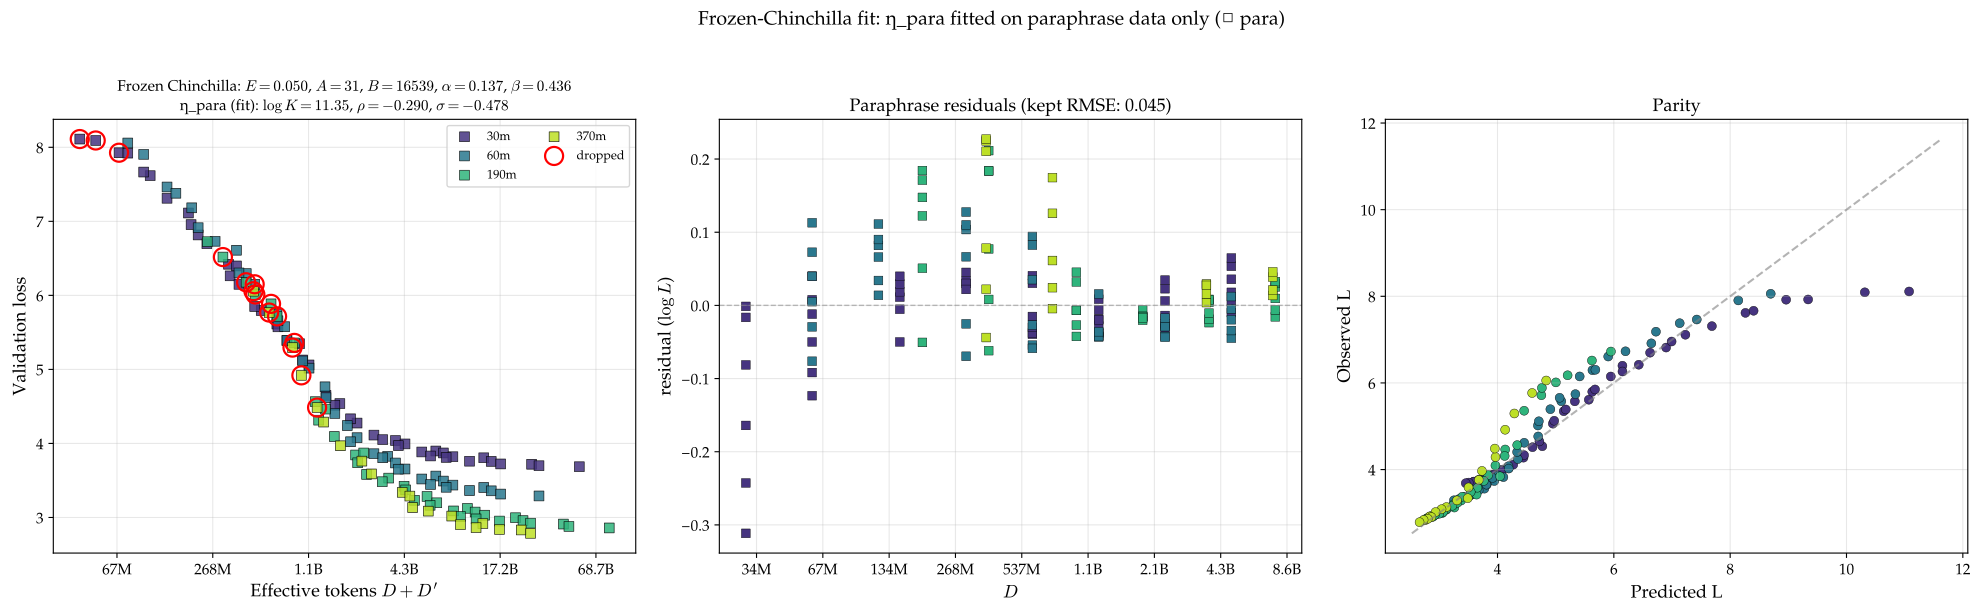

Recreate this plot in Python.
"""
Frozen-Chinchilla fit: η_para only.

Stage 1 is *not* re-fitted. The shared Chinchilla parameters are pinned to
the writeup_final / one-shot rep+1ep headline values:

    E = 0.050,  A = 31,  B = 16,539,  α = 0.137,  β = 0.436

(Plus η_rep set to its writeup_final values — only used for completeness;
this script fits on paraphrase data only, so η_rep never enters the loss.)

Functional form (paraphrase points only):

    L(N, D, D'; para) = E + A/N^α + B / (D + η_para(D, D'; N) · D')^β
    η_para(D, D'; N) = R*_para · (1 − e^{−x/R*_para}) / x,    x = D'/D
    log R*_para     = log K_para + ρ_para · log(D/N) + σ_para · log N

Procedure:
    Stage 2.  Fit (log K_para, ρ_para, σ_para) on paraphrase data with all
              other parameters held at their frozen values.
    Stage 3.  Iterative residual-greedy drop sweep on paraphrase points,
              warm-starting η_para at every k.

Output:
    fit_joint_freeze.json — canonical-k summary.
    fit_joint_freeze.pdf  — diagnostic plot.
"""

import glob
import json
import os
import sys
from typing import Dict

import matplotlib.pyplot as plt
import numpy as np
import torch
from matplotlib import font_manager
from matplotlib.ticker import FuncFormatter

sys.path.insert(0, os.path.dirname(__file__))

# Palatino styling
for _f in glob.glob("/usr/share/fonts/urw-base35/P052-*.otf"):
    font_manager.fontManager.addfont(_f)
plt.rcParams.update({
    "font.family":      "serif",
    "font.serif":       ["P052", "Palatino", "TeX Gyre Pagella", "serif"],
    "mathtext.fontset": "cm",
    "font.size":        12,
    "axes.titlesize":   13,
    "axes.labelsize":   13,
    "xtick.labelsize":  11,
    "ytick.labelsize":  11,
    "legend.fontsize":  10,
    "figure.titlesize": 14,
})

from data import SIZES, extract_paraphrase, load_with_para  # noqa: E402
from fit_joint_triple import (SOURCE_NONE, SOURCE_PARA, SOURCE_REPEAT,  # noqa: E402
                                PARA_GRID, fmt_tokens,
                                make_triple_forward)
from fit_lse import fit_lse  # noqa: E402

SCRIPT_DIR = os.path.dirname(os.path.abspath(__file__))
DELTA = 0.1

# Sizes excluded from the paraphrase pool (14M is excluded by default — it
# extrapolates poorly in the joint repetition fits as well).
EXCLUDE_SIZES = {"14m"}

# ──────────────────────────────────────────────────────────────────────
# Frozen Stage-1 parameters (writeup_final / one-shot rep+1ep, k=15)
# ──────────────────────────────────────────────────────────────────────

FROZEN_E     = 0.050
FROZEN_A     = 31.0
FROZEN_B     = 16539.0
FROZEN_ALPHA = 0.137
FROZEN_BETA  = 0.436

# η_rep is unused (we fit on paraphrase only), but the triple-forward needs
# values to evaluate. Pin to writeup_final reference for transparency.
FROZEN_LOG_K_REP = 10.32
FROZEN_RHO_REP   = -0.270
FROZEN_SIGMA_REP = -0.388

FROZEN_FULL: Dict[str, float] = {
    "e":         float(np.log(FROZEN_E)),
    "a":         float(np.log(FROZEN_A)),
    "b":         float(np.log(FROZEN_B)),
    "alpha":     FROZEN_ALPHA,
    "beta":      FROZEN_BETA,
    "log_K_rep": FROZEN_LOG_K_REP,
    "rho_rep":   FROZEN_RHO_REP,
    "sigma_rep": FROZEN_SIGMA_REP,
}


# ──────────────────────────────────────────────────────────────────────
# Data
# ──────────────────────────────────────────────────────────────────────

def collect_para_only():
    """Pool paraphrase points across all sizes that have parap_datasets,
    skipping any size in EXCLUDE_SIZES."""
    tags, Ns, Ds, Dps, Ls, src = [], [], [], [], [], []
    for size in SIZES:
        if size in EXCLUDE_SIZES:
            continue
        N, datasets, parap = load_with_para(size)
        if not parap:
            continue
        _, D_, _, Dp_, L_, _ = extract_paraphrase(
            datasets, parap, N, scale_min=0.0)
        for d, dp, l in zip(D_, Dp_, L_):
            tags.append(size); Ns.append(N); Ds.append(d); Dps.append(dp)
            Ls.append(l); src.append(SOURCE_PARA)
    return dict(
        tags=np.array(tags),
        N=np.array(Ns, dtype=np.float64),
        D=np.array(Ds, dtype=np.float64),
        Dp=np.array(Dps, dtype=np.float64),
        L=np.array(Ls, dtype=np.float64),
        source=np.array(src, dtype=np.int64),
    )


# ──────────────────────────────────────────────────────────────────────
# Fitting
# ──────────────────────────────────────────────────────────────────────

def _wrap_fixed(forward_fn, fixed_params):
    fixed_t = {k: torch.tensor(float(v), dtype=torch.float64)
               for k, v in fixed_params.items()}

    def fwd(p):
        return forward_fn({**p, **fixed_t})

    return fwd


def stage2_para_only(data, fixed_params, delta=DELTA):
    """Fit only η_para (3 params); all 8 frozen params held fixed."""
    base = make_triple_forward(
        data["N"], data["D"], data["Dp"], data["source"])
    fwd = _wrap_fixed(base, fixed_params)
    init_grid = list(PARA_GRID)
    log_L = torch.tensor(np.log(data["L"]), dtype=torch.float64)
    return fit_lse(fwd, log_L, init_grid, delta=delta, verbose=False)


def topk_drop_sweep(data, init_para_params, fixed_params, k_values,
                     delta=DELTA):
    """Iterative residual drop with η_para refit at each step."""
    base_full = make_triple_forward(
        data["N"], data["D"], data["Dp"], data["source"])
    fwd_full = _wrap_fixed(base_full, fixed_params)
    last = dict(init_para_params)
    keep = np.ones(len(data["L"]), dtype=bool)
    cumulative = []
    out = {}
    for k in sorted(set(k_values)):
        while len(cumulative) < k:
            grid = [{kk: float(vv) for kk, vv in last.items()}]
            base = make_triple_forward(
                data["N"][keep], data["D"][keep],
                data["Dp"][keep], data["source"][keep])
            fwd = _wrap_fixed(base, fixed_params)
            log_L = torch.tensor(np.log(data["L"][keep]), dtype=torch.float64)
            res = fit_lse(fwd, log_L, grid, delta=delta, verbose=False)
            with torch.no_grad():
                p_t = {kk: torch.tensor(v, dtype=torch.float64)
                       for kk, v in res["params"].items()}
                pred_full = fwd_full(p_t).numpy()
            resid = np.log(data["L"]) - pred_full
            ar = np.abs(resid); ar[~keep] = -1.0
            worst = int(np.argmax(ar))
            cumulative.append(worst); keep[worst] = False
            last = res["params"]
        # Final fit at this k
        grid = [{kk: float(vv) for kk, vv in last.items()}]
        base = make_triple_forward(
            data["N"][keep], data["D"][keep],
            data["Dp"][keep], data["source"][keep])
        fwd = _wrap_fixed(base, fixed_params)
        log_L = torch.tensor(np.log(data["L"][keep]), dtype=torch.float64)
        res = fit_lse(fwd, log_L, grid, delta=delta, verbose=False)
        last = res["params"]
        with torch.no_grad():
            p_t = {kk: torch.tensor(v, dtype=torch.float64)
                   for kk, v in res["params"].items()}
            pred_full = fwd_full(p_t).numpy()
        full_params = {**res["params"],
                        **{k: float(v) for k, v in fixed_params.items()}}
        out[k] = dict(params=full_params,
                       pred_full=pred_full,
                       keep=keep.copy(),
                       dropped=list(cumulative))
    return out


def _summary(data, params, pred_full, keep):
    log_L = np.log(data["L"])
    resid = log_L - pred_full
    out = dict(rmse_full=float(np.sqrt(np.mean(resid ** 2))),
               rmse_kept=float(np.sqrt(np.mean(resid[keep] ** 2))))
    m = (data["source"] == SOURCE_PARA)
    mk = m & keep
    out["n_para"] = int(m.sum())
    out["n_para_kept"] = int(mk.sum())
    out["rmse_para"] = (float(np.sqrt(np.mean(resid[mk] ** 2)))
                          if mk.any() else float("nan"))
    return out


def pick_canonical_k(sweep, data, k_values, tol=0.001):
    """First k whose para-RMSE plateaus vs the previous k (Δ < tol)."""
    rmses = []
    for k in k_values:
        s = _summary(data, sweep[k]["params"],
                     sweep[k]["pred_full"], sweep[k]["keep"])
        rmses.append(s["rmse_para"])
    for i in range(1, len(rmses)):
        if abs(rmses[i] - rmses[i - 1]) < tol:
            return k_values[i]
    return k_values[-1]


# ──────────────────────────────────────────────────────────────────────
# Plot
# ──────────────────────────────────────────────────────────────────────

def plot_diagnostic(data, pred_full, keep, dropped, params, summary, path):
    sizes = sorted(set(data["tags"].tolist()), key=lambda t: SIZES[t][0])
    cmap = plt.cm.viridis(np.linspace(0.15, 0.9, len(sizes)))
    color_of = {s: cmap[i] for i, s in enumerate(sizes)}

    log_L = np.log(data["L"])
    resid = log_L - pred_full

    fig, axes = plt.subplots(1, 3, figsize=(20, 6))
    ax_data, ax_res, ax_par = axes

    for tag in sizes:
        m = data["tags"] == tag
        c = color_of[tag]
        ax_data.scatter(data["D"][m] + data["Dp"][m], data["L"][m],
                        s=50, color=c, edgecolors="k", linewidths=0.5,
                        marker="s", alpha=0.85, zorder=3, label=tag)
        ax_res.scatter(data["D"][m], resid[m], s=40, color=c,
                       edgecolors="k", linewidths=0.3, marker="s")
        ax_par.scatter(np.exp(pred_full[m]), data["L"][m], s=42, color=c,
                       edgecolors="k", linewidths=0.3)

    if len(dropped):
        dmask = np.zeros(len(data["L"]), dtype=bool); dmask[dropped] = True
        ax_data.scatter(data["D"][dmask] + data["Dp"][dmask],
                        data["L"][dmask], s=170, facecolors="none",
                        edgecolors="red", linewidths=1.6, zorder=10,
                        label="dropped")

    ax_data.set_xscale("log", base=2)
    ax_data.xaxis.set_major_formatter(FuncFormatter(fmt_tokens))
    ax_data.set_xlabel(r"Effective tokens $D + D'$")
    ax_data.set_ylabel("Validation loss")
    ax_data.legend(loc="upper right", ncol=2, fontsize=9)
    ax_data.grid(alpha=0.3)
    p = params
    ax_data.set_title(
        rf"Frozen Chinchilla: $E={np.exp(p['e']):.3f}$, "
        rf"$A={np.exp(p['a']):.0f}$, "
        rf"$B={np.exp(p['b']):.0f}$, $\alpha={p['alpha']:.3f}$, "
        rf"$\beta={p['beta']:.3f}$" + "\n"
        rf"η_para (fit): $\log K={p['log_K_para']:.2f}$, "
        rf"$\rho={p['rho_para']:+.3f}$, "
        rf"$\sigma={p['sigma_para']:+.3f}$",
        fontsize=11)

    ax_res.axhline(0, color="gray", linestyle="--", linewidth=1, alpha=0.5)
    ax_res.set_xscale("log", base=2)
    ax_res.xaxis.set_major_formatter(FuncFormatter(fmt_tokens))
    ax_res.set_xlabel(r"$D$")
    ax_res.set_ylabel(r"residual ($\log L$)")
    ax_res.set_title(rf"Paraphrase residuals "
                     rf"(kept RMSE: {summary['rmse_para']:.3f})")
    ax_res.grid(alpha=0.3)

    lo = min(np.exp(pred_full).min(), data["L"].min()) * 0.95
    hi = max(np.exp(pred_full).max(), data["L"].max()) * 1.05
    ax_par.plot([lo, hi], [lo, hi], "--", color="gray", alpha=0.6)
    ax_par.set_xlabel("Predicted L")
    ax_par.set_ylabel("Observed L")
    ax_par.set_title("Parity")
    ax_par.grid(alpha=0.3)

    fig.suptitle(
        "Frozen-Chinchilla fit: η_para fitted on paraphrase data only "
        "(□ para)",
        fontsize=14, y=1.02)
    fig.tight_layout()
    fig.savefig(path, bbox_inches="tight")
    plt.close(fig)
    print(f"Saved {path}")


# ──────────────────────────────────────────────────────────────────────
# Main
# ──────────────────────────────────────────────────────────────────────

def _print_params(label, p):
    print(f"  {label}")
    print(f"    Chinchilla: E={np.exp(p['e']):.4f}  A={np.exp(p['a']):.2f}  "
          f"B={np.exp(p['b']):.2f}  α={p['alpha']:.4f}  β={p['beta']:.4f}")
    if "log_K_rep" in p:
        print(f"    η_rep:      log K={p['log_K_rep']:.2f}  "
              f"ρ={p['rho_rep']:+.3f}  σ={p['sigma_rep']:+.3f}  (frozen)")
    if "log_K_para" in p:
        print(f"    η_para:     log K={p['log_K_para']:.2f}  "
              f"ρ={p['rho_para']:+.3f}  σ={p['sigma_para']:+.3f}")


def main():
    print("=" * 96)
    print("Frozen-Chinchilla fit: paraphrase-only η_para over pinned "
          "Stage-1 params")
    print("=" * 96)

    data = collect_para_only()
    excl = sorted(EXCLUDE_SIZES) if EXCLUDE_SIZES else "(none)"
    print(f"\nPooled (paraphrase only): n_total={len(data['L'])}  "
          f"[excluded sizes: {excl}]")
    sizes_seen = sorted(set(data["tags"].tolist()),
                        key=lambda t: SIZES[t][0])
    counts = {t: int((data["tags"] == t).sum()) for t in sizes_seen}
    print(f"  per-size counts: {counts}")

    print("\n[Stage 1] FROZEN — using writeup_final headline values:")
    print(f"  E={FROZEN_E}, A={FROZEN_A}, B={FROZEN_B}, "
          f"α={FROZEN_ALPHA}, β={FROZEN_BETA}")
    print(f"  η_rep (frozen, unused): logK={FROZEN_LOG_K_REP}, "
          f"ρ={FROZEN_RHO_REP}, σ={FROZEN_SIGMA_REP}")

    fixed_params = dict(FROZEN_FULL)

    print(f"\n[Stage 2] Fitting η_para only "
          f"(8 frozen params held fixed, 3 trainable)...")
    res2 = stage2_para_only(data, fixed_params)
    para_init = res2["params"]
    p2 = {**para_init, **fixed_params}
    _print_params("(stage 2 — η_para over frozen Stage 1)", p2)

    K_VALUES = [0, 2, 5, 8, 10, 12, 15]
    print(f"\n[Stage 3] Iterative residual drop, k ∈ {K_VALUES}...")
    sweep = topk_drop_sweep(data, para_init, fixed_params, K_VALUES)

    print(f"\n  {'k':>3s}  {'n_kept':>6s}  | "
          f"{'lK_par':>7s} {'ρ_par':>7s} {'σ_par':>7s} | "
          f"{'para':>5s}")
    for k in K_VALUES:
        r = sweep[k]
        s = _summary(data, r["params"], r["pred_full"], r["keep"])
        p = r["params"]
        print(f"  {k:>3d}  {int(r['keep'].sum()):>6d}  | "
              f"{p['log_K_para']:>7.2f} {p['rho_para']:>+7.3f} "
              f"{p['sigma_para']:>+7.3f} | "
              f"{s['rmse_para']:>5.3f}")

    canonical = pick_canonical_k(sweep, data, K_VALUES, tol=0.001)
    print(f"\n  Canonical k (first para-RMSE plateau): k = {canonical}")
    rc = sweep[canonical]
    sc = _summary(data, rc["params"], rc["pred_full"], rc["keep"])
    _print_params(f"(canonical k={canonical})", rc["params"])
    print(f"    para RMSE (kept): {sc['rmse_para']:.4f}  |  "
          f"all-points RMSE: {sc['rmse_full']:.4f}")

    out_json = {
        "method": "frozen-chinchilla, paraphrase-only η_para fit",
        "excluded_sizes": sorted(EXCLUDE_SIZES),
        "frozen": dict(FROZEN_FULL),
        "frozen_human": {
            "E": FROZEN_E, "A": FROZEN_A, "B": FROZEN_B,
            "alpha": FROZEN_ALPHA, "beta": FROZEN_BETA,
            "log_K_rep": FROZEN_LOG_K_REP,
            "rho_rep": FROZEN_RHO_REP,
            "sigma_rep": FROZEN_SIGMA_REP,
        },
        "k_values": K_VALUES,
        "canonical_k": canonical,
        "canonical_params": rc["params"],
        "canonical_summary": sc,
        "per_k": {
            str(k): {
                "params": sweep[k]["params"],
                "summary": _summary(data, sweep[k]["params"],
                                     sweep[k]["pred_full"],
                                     sweep[k]["keep"]),
                "n_dropped": len(sweep[k]["dropped"]),
            } for k in K_VALUES
        },
        "n_total": int(len(data["L"])),
        "per_size_counts": counts,
    }
    json_path = os.path.join(SCRIPT_DIR, "fit_joint_freeze.json")
    with open(json_path, "w") as f:
        json.dump(out_json, f, indent=2)
    print(f"Saved {json_path}")

    plot_diagnostic(
        data, rc["pred_full"], rc["keep"], rc["dropped"],
        rc["params"], sc,
        path=os.path.join(SCRIPT_DIR, "fit_joint_freeze.pdf"))

    return sweep, canonical


if __name__ == "__main__":
    main()
